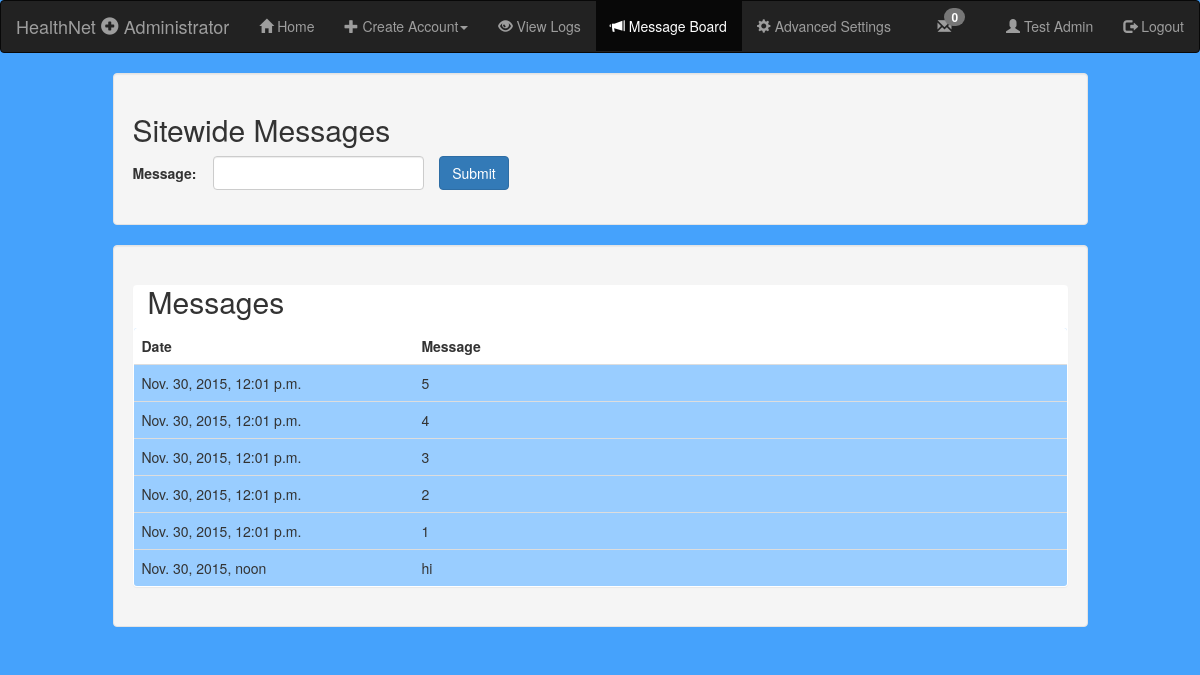
The app's page /patients/messageboard/ (signed in) with its own data.
### patients/models.py (models this page shows)
class AdminNewsFeed(models.Model):
    id = models.UUIDField(primary_key=True, default=uuid.uuid4, editable=False)
    dateTime = models.DateTimeField()
    message = models.CharField(max_length=1000)

### patients/views.py (the view)
def AdminMessageBoard(request):
    return patients.ViewsFolder.AdminMessageBoard.index(request)

### patients/ViewsFolder/AdminMessageBoard.py (called while the page is built)
def index(request):
    user = request.user
    if 'auth.doctor' not in user.get_all_permissions() or 'auth.nurse' not in user.get_all_permissions():
        return HttpResponseRedirect("/notauthorized")
    if request.method == "POST":
        message = request.POST.get('message', '')
        newMessage = AdminNewsFeed(message=message, dateTime=datetime.datetime.now())
        newMessage.save()
    messageList = AdminNewsFeed.objects.order_by("-dateTime")
    messageListTuple = []
    for message in messageList:
        messageListTuple += [(message.dateTime, message.message)]
    context = {'messages': messageListTuple,
               "messagenum": get_number_of_unread(user), 'name': user.first_name + " " + user.last_name}
    return render(request, 'patients/adminMessageBoard.html', context)

### patients/models.py (called while the page is built)
def get_number_of_unread(person):
    allMessages = PrivateMessage.objects.order_by("dateTime")
    numberUnread = 0
    for message in allMessages:
        if message.receiver == person and message.isUnread == True:
            numberUnread += 1
    return numberUnread

### patients/templates/patients/adminMessageBoard.html (shortened to what this page needs)
<!DOCTYPE html>
<html lang="en">
<head>
	{% load staticfiles %}
	<link rel="stylesheet" type="text/css" href="{% static 'patients/css/bootstrap.min.css' %}">
	<link rel="stylesheet" type="text/css" href="{% static 'patients/strapify.css' %}">
</head>
<body>
<nav class="navbar navbar-inverse">
  <div class="container-fluid">
    <div class="navbar-header">
      <a href="/" class="navbar-brand">HealthNet <span class="glyphicon glyphicon-plus-sign"></span> Administrator</a>
    </div>
    <div>
      <ul class="nav navbar-nav">
		<li><a href="/administration">
			<span class="glyphicon glyphicon-home"></span>
			Home
		</a></li>
		<li class="dropdown">
          <a class="dropdown-toggle" data-toggle="dropdown" href="#">
			<span class="glyphicon glyphicon-plus"></span>
			Create Account<span class="caret"></span>
		  </a>
        </li>
		<li><a href="/viewlogs">
			<span class="glyphicon glyphicon-eye-open"></span>
			View Logs
		</a></li>
		<li class="active"><a href="/messageboard">
			<span class="glyphicon glyphicon-bullhorn"></span>
			Message Board
		</a></li>
		<li><a href="/admin">
			<span class="glyphicon glyphicon-cog"></span>
			Advanced Settings
		</a></li>
      </ul>
    </div>
    <div>
		<ul class="nav navbar-nav navbar-right">
			<li><a href="/messaging">
			  <span class="glyphicon glyphicon-envelope"></span>
			  <span class="badge badge-notification{% if messagenum > 10 %} badge-error{% elif messagenum > 0 %} badge-success{% endif %}">{{ messagenum }}</span>
			</a></li>
			<li>
			  <a>
				<span class="glyphicon glyphicon-user"></span>
				{{ name }}
			  </a>
			</li>
			<li>
				<a href="/logout">
					<span class="glyphicon glyphicon-log-out"></span>
					Logout
				</a>
			</li>
		</ul>
    </div>
  </div>
</nav>
<div class="container-fluid">
	<div class="well col-md-offset-1 col-md-10">
	{% block prescribes %}
			<form action="" method="post" role="form" class="form-horizontal">
				<h2>Sitewide Messages</h2>
				<div class="form-group">
					<label class="control-label col-md-1" for="message">Message:</label>
					<div class="col-md-3">
						<input type="text" name="message" value="" id="message" class="form-control">
					</div>
					<input type="submit" class="btn btn-primary" value="Submit">
				</div>
			</form>
		{% endblock %}
	</div>
	<div class="well col-md-offset-1 col-md-10">
		<span class="col-md-11 h2">Messages</span>
	<br>
	<div class="panel">
	<table class="table table-hover">
		<tr>
			<th class="col-md-3">Date</th>
			<th class="col-md-7">Message</th>
		</tr>
		{% for message in messages %}
        <tr>
			<td>
				{{ message.0 }}
			</td>
			<td>
				{{ message.1 }}
			</td>
		</tr>
    {% endfor %}
	</table>
	</div>
</div>
</div>
</body>
</html>

### patients/static/patients/strapify.css (style rules this page uses)
a { color: rgb(100,100,200); }
th { background-color: #FFF; }
.badge-notification { position: relative; top: -11px; left: -11px; }

### records on screen
AdminNewsFeed: dateTime "Nov. 30, 2015, 12:01 p.m."
AdminNewsFeed: dateTime "Nov. 30, 2015, 12:01 p.m."
AdminNewsFeed: dateTime "Nov. 30, 2015, 12:01 p.m."
AdminNewsFeed: dateTime "Nov. 30, 2015, 12:01 p.m."
AdminNewsFeed: dateTime "Nov. 30, 2015, 12:01 p.m."
AdminNewsFeed: dateTime "Nov. 30, 2015, noon", message "hi"

### other values on screen
{{ messagenum }} "0"
{{ name }} "Test Admin"
{{ message.1 }} "5" "4" "3" "2" "1"
